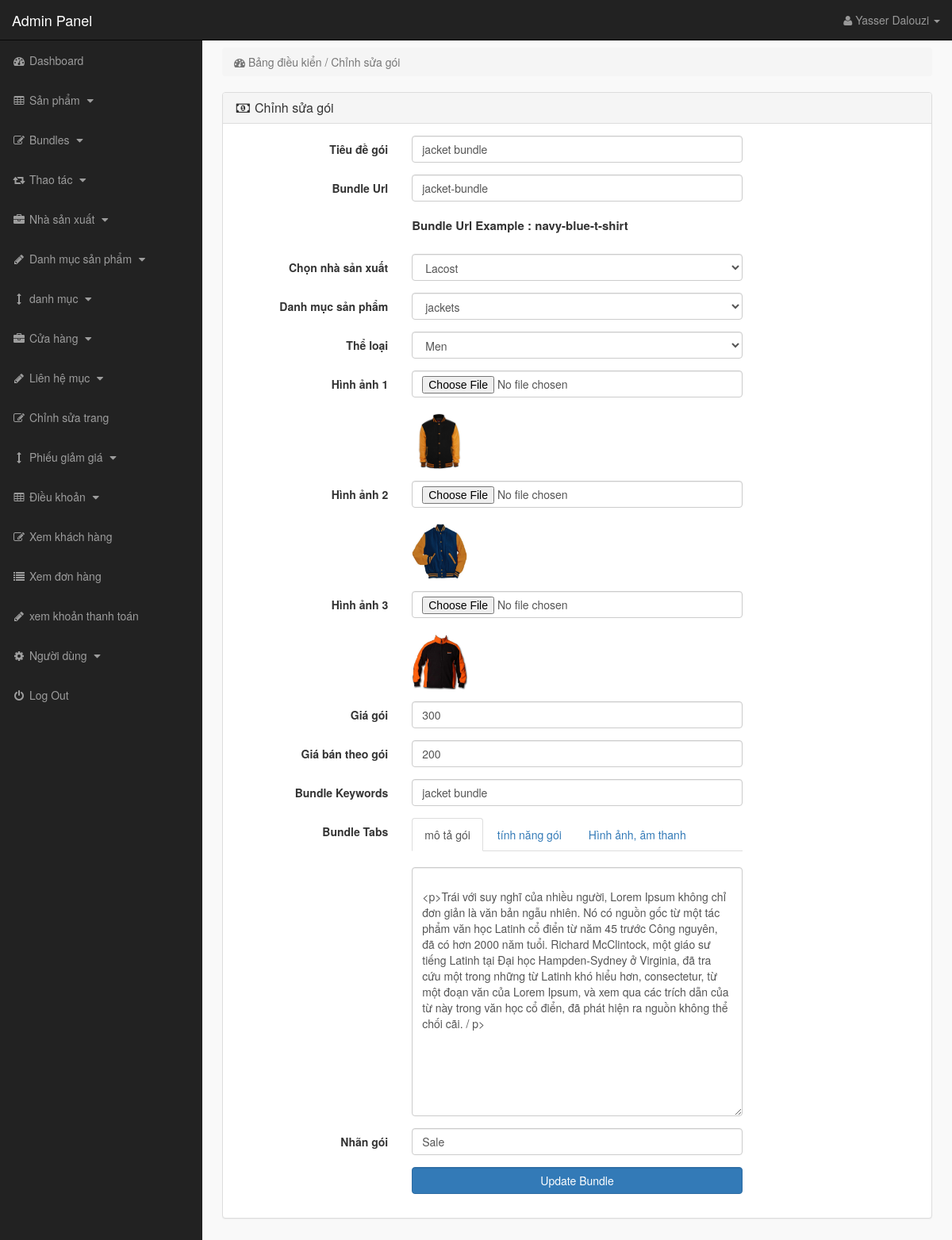
Page /admin_area/index.php?edit_bundle=11 (signed in) on the committed database.
### tables this page shows
CREATE TABLE `products` (
  `product_id` int(10) NOT NULL,
  `p_cat_id` int(10) NOT NULL,
  `cat_id` int(10) NOT NULL,
  `manufacturer_id` int(10) NOT NULL,
  `date` timestamp NOT NULL DEFAULT CURRENT_TIMESTAMP ON UPDATE CURRENT_TIMESTAMP,
  `product_title` text NOT NULL,
  `product_url` text NOT NULL,
  `product_img1` text NOT NULL,
  `product_img2` text NOT NULL,
  `product_img3` text NOT NULL,
  `product_price` int(10) NOT NULL,
  `product_psp_price` int(100) NOT NULL,
  `product_desc` text NOT NULL,
  `product_features` text NOT NULL,
  `product_video` text NOT NULL,
  `product_keywords` text NOT NULL,
  `product_label` text NOT NULL,
  `status` varchar(255) NOT NULL
);

CREATE TABLE `manufacturers` (
  `manufacturer_id` int(10) NOT NULL,
  `manufacturer_title` text NOT NULL,
  `manufacturer_top` text NOT NULL,
  `manufacturer_image` text NOT NULL
);

CREATE TABLE `product_categories` (
  `p_cat_id` int(10) NOT NULL,
  `p_cat_title` text NOT NULL,
  `p_cat_top` text NOT NULL,
  `p_cat_image` text NOT NULL
);

CREATE TABLE `categories` (
  `cat_id` int(10) NOT NULL,
  `cat_title` text NOT NULL,
  `cat_top` text NOT NULL,
  `cat_image` text NOT NULL
);

### admin_area/edit_bundle.php (the view, shortened to what this page needs)
<?php
if(!isset($_SESSION['admin_email'])){
echo "<script>window.open('login.php','_self')</script>";
}
else {
?>
<?php
if(isset($_GET['edit_bundle'])){
$edit_id = $_GET['edit_bundle'];
$get_p = "select * from products where product_id='$edit_id'";
$run_edit = mysqli_query($con,$get_p);
$row_edit = mysqli_fetch_array($run_edit);
$p_title = $row_edit['product_title'];
$p_cat = $row_edit['p_cat_id'];
$cat = $row_edit['cat_id'];
$m_id = $row_edit['manufacturer_id'];
$p_image1 = $row_edit['product_img1'];
$p_image2 = $row_edit['product_img2'];
$p_image3 = $row_edit['product_img3'];
$p_price = $row_edit['product_price'];
$p_desc = $row_edit['product_desc'];
$p_keywords = $row_edit['product_keywords'];
$psp_price = $row_edit['product_psp_price'];
$p_label = $row_edit['product_label'];
$p_url = $row_edit['product_url'];
}
$get_manufacturer = "select * from manufacturers where manufacturer_id='$m_id'";
$run_manufacturer = mysqli_query($con,$get_manufacturer);
$row_manfacturer = mysqli_fetch_array($run_manufacturer);
$manufacturer_id = $row_manfacturer['manufacturer_id'];
$manufacturer_title = $row_manfacturer['manufacturer_title'];
$get_p_cat = "select * from product_categories where p_cat_id='$p_cat'";
$run_p_cat = mysqli_query($con,$get_p_cat);
$row_p_cat = mysqli_fetch_array($run_p_cat);
$p_cat_title = $row_p_cat['p_cat_title'];
$get_cat = "select * from categories where cat_id='$cat'";
$run_cat = mysqli_query($con,$get_cat);
$row_cat = mysqli_fetch_array($run_cat);
$cat_title = $row_cat['cat_title'];
?>
<!DOCTYPE html>
<html>
<head>
</head>
<body>
<div class="row">
<div class="col-lg-12">
<ol class="breadcrumb">
<li class="active">
<i class="fa fa-dashboard"> </i> Bảng điều kiển / Chỉnh sửa gói
</li>
</ol>
</div>
</div>
<div class="row">
<div class="col-lg-12">
<div class="panel panel-default">
<div class="panel-heading">
<h3 class="panel-title">
<i class="fa fa-money fa-fw"></i> Chỉnh sửa gói
</h3>
</div>
<div class="panel-body">
<form class="form-horizontal" method="post" enctype="multipart/form-data">
<div class="form-group" >
<label class="col-md-3 control-label" > Tiêu đề gói </label>
<div class="col-md-6" >
<input type="text" name="product_title" class="form-control" required value="<?php echo $p_title; ?>">
</div>
</div>
<div class="form-group" >
<label class="col-md-3 control-label" > Bundle Url </label>
<div class="col-md-6" >
<input type="text" name="product_url" class="form-control" required value="<?php echo $p_url; ?>" >
<br>
<p style="font-size:15px; font-weight:bold;">
Bundle Url Example : navy-blue-t-shirt
</p>
</div>
</div>
<div class="form-group" >
<label class="col-md-3 control-label" > Chọn nhà sản xuất </label>
<div class="col-md-6" >
<select name="manufacturer" class="form-control">
<option value="<?php echo $manufacturer_id; ?>">
<?php echo $manufacturer_title; ?>
</option>
</select>
</div>
</div>
<div class="form-group" >
<label class="col-md-3 control-label" > Danh mục sản phẩm </label>
<div class="col-md-6" >
<select name="product_cat" class="form-control" >
<option value="<?php echo $p_cat; ?>" > <?php echo $p_cat_title; ?> </option>
</select>
</div>
</div>
<div class="form-group" >
<label class="col-md-3 control-label" > Thể loại </label>
<div class="col-md-6" >
<select name="cat" class="form-control" >
<option value="<?php echo $cat; ?>" > <?php echo $cat_title; ?> </option>
</select>
</div>
</div>
<div class="form-group" >
<label class="col-md-3 control-label" > Hình ảnh 1 </label>
<div class="col-md-6" >
<input type="file" name="product_img1" class="form-control" >
<br><img src="product_images/<?php echo $p_image1; ?>" width="70" height="70" >
</div>
</div>
<div class="form-group" >
<label class="col-md-3 control-label" > Hình ảnh 2 </label>
<div class="col-md-6" >
<input type="file" name="product_img2" class="form-control" >
<br><img src="product_images/<?php echo $p_image2; ?>" width="70" height="70" >
</div>
</div>
<div class="form-group" >
<label class="col-md-3 control-label" > Hình ảnh 3 </label>
<div class="col-md-6" >
<input type="file" name="product_img3" class="form-control" >
<br><img src="product_images/<?php echo $p_image3; ?>" width="70" height="70" >
</div>
</div>
<div class="form-group" >
<label class="col-md-3 control-label" > Giá gói </label>
<div class="col-md-6" >
<input type="text" name="product_price" class="form-control" required value="<?php echo $p_price; ?>" >
</div>
</div>
<div class="form-group" >
<label class="col-md-3 control-label" > Giá bán theo gói</label>
<div class="col-md-6" >
<input type="text" name="psp_price" class="form-control" required value="<?php echo $psp_price; ?>">
</div>
</div>
<div class="form-group" >
<label class="col-md-3 control-label" > Bundle Keywords </label>
<div class="col-md-6" >
<input type="text" name="product_keywords" class="form-control" required value="<?php echo $p_keywords; ?>" >
</div>
</div>
<div class="form-group" >
<label class="col-md-3 control-label" > Bundle Tabs </label>
<div class="col-md-6" >
<ul class="nav nav-tabs">
<li class="active">
<a data-toggle="tab" href="#description"> mô tả gói </a>
</li>
<li>
<a data-toggle="tab" href="#features"> tính năng gói </a>
</li>
<li>
<a data-toggle="tab" href="#video"> Hình ảnh, âm thanh </a>
</li>
</ul>
<div class="tab-content">
<div id="description" class="tab-pane fade in active">
<br>
<textarea name="product_desc" class="form-control" rows="15" id="product_desc">
<?php echo $p_desc; ?>
</textarea>
</div>
</div>
</div>
</div>
<div class="form-group" >
<label class="col-md-3 control-label" > Nhãn gói </label>
<div class="col-md-6" >
<input type="text" name="product_label" class="form-control" required value="<?php echo $p_label; ?>">
</div>
</div>
<div class="form-group" >
<label class="col-md-3 control-label" ></label>
<div class="col-md-6" >
<input type="submit" name="update" value="Update Bundle" class="btn btn-primary form-control" >
</div>
</div>
</form>
</div>
</div>
</div>
</div>
</body>
</html>
<?php } ?>

### admin_area/includes/sidebar.php (shortened to what this page needs)
<?php
if(!isset($_SESSION['admin_email'])){
echo "<script>window.open('login.php','_self')</script>";
}
else {
?>
<nav class="navbar navbar-inverse navbar-fixed-top" >
<div class="navbar-header" >
<a class="navbar-brand" href="index.php?dashboard" >Admin Panel</a>
</div>
<ul class="nav navbar-right top-nav" >
<li class="dropdown" >
<a href="#" class="dropdown-toggle" data-toggle="dropdown" >
<i class="fa fa-user" ></i>
<?php echo $admin_name; ?> <b class="caret" ></b>
</a>
</li>
</ul>
<div class="collapse navbar-collapse navbar-ex1-collapse">
<ul class="nav navbar-nav side-nav">
<li>
<a href="index.php?dashboard">
<i class="fa fa-fw fa-dashboard"></i> Dashboard
</a>
</li>
<li>
<a href="#" data-toggle="collapse" data-target="#products">
<i class="fa fa-fw fa-table"></i> Sản phẩm
<i class="fa fa-fw fa-caret-down"></i>
</a>
</li>
<li>
<a href="#" data-toggle="collapse" data-target="#bundles">
<i class="fa fa-fw fa-edit"></i> Bundles
<i class="fa fa-fw fa-caret-down"></i>
</a>
</li>
<li>
<a href="#" data-toggle="collapse" data-target="#relations">
<i class="fa fa-fw fa-retweet"></i> Thao tác
<i class="fa fa-fw fa-caret-down"></i>
</a>
</li>
<li>
<a href="#" data-toggle="collapse" data-target="#manufacturers">
<i class="fa fa-fw fa-briefcase"></i> Nhà sản xuất
<i class="fa fa-fw fa-caret-down"></i>
</a>
</li>
<li>
<a href="#" data-toggle="collapse" data-target="#p_cat">
<i class="fa fa-fw fa-pencil"></i> Danh mục sản phẩm
<i class="fa fa-fw fa-caret-down"></i>
</a>
</li>
<li>
<a href="#" data-toggle="collapse" data-target="#cat">
<i class="fa fa-fw fa-arrows-v"></i> danh mục
<i class="fa fa-fw fa-caret-down"></i>
</a>
</li>
<li>
<a href="#" data-toggle="collapse" data-target="#store">
<i class="fa fa-fw fa-briefcase"></i> Cửa hàng
<i class="fa fa-fw fa-caret-down"></i>
</a>
</li>
<li>
<a href="#" data-toggle="collapse" data-target="#contact_us">
<i class="fa fa-fw fa-pencil"> </i> Liên hệ mục
<i class="fa fa-fw fa-caret-down"></i>
</a>
</li>
<li>
<a href="index.php?edit_about_us">
<i class="fa fa-fw fa-edit"></i> Chỉnh sửa trang
</a>
</li>
<li>
<a href="#" data-toggle="collapse" data-target="#coupons">
<i class="fa fa-fw fa-arrows-v"></i> Phiếu giảm giá
<i class="fa fa-fw fa-caret-down"></i>
</a>
</li>
<li>
<a href="#" data-toggle="collapse" data-target="#terms" >
<i class="fa fa-fw fa-table"></i> Điều khoản
<i class="fa fa-fw fa-caret-down"></i>
</a>
</li>
<li>
<a href="index.php?view_customers">
<i class="fa fa-fw fa-edit"></i> Xem khách hàng
</a>
</li>
<li>
<a href="index.php?view_orders">
<i class="fa fa-fw fa-list"></i> Xem đơn hàng
</a>
</li>
<li>
<a href="index.php?view_payments">
<i class="fa fa-fw fa-pencil"></i> xem khoản thanh toán
</a>
</li>
<li>
<a href="#" data-toggle="collapse" data-target="#users">
<i class="fa fa-fw fa-gear"></i> Người dùng
<i class="fa fa-fw fa-caret-down"></i>
</a>
</li>
<li>
<a href="logout.php">
<i class="fa fa-fw fa-power-off"></i> Log Out
</a>
</li>
</ul>
</div>
</nav>
<?php } ?>

### admin_area/css/style.css (style rules this page uses)
body { margin-top:100px; }
@media (min-width: 768px) { body { margin-top:50px; } }
.top-nav { padding:0 15px; }
.top-nav>li { display:inline-block; float:left; }
.top-nav>li>a { padding-top:15px; padding-bottom:15px; line-height:20px; color:#999; }
@media (min-width: 768px) { .side-nav { position:fixed; top:51px; width:255px; border-radius:0; overflow-y:auto; background-color: #222; bottom:0; overflow-x:hidden; padding-bottom:40px; } }
@media (min-width: 768px) { .side-nav>li>a { width:255px; } }
.panel-body { border-radius:5px; }

### rows in the picture
products: product_title "jacket bundle", product_url "jacket-bundle", product_img1 (picture), product_img2 (picture), product_img3 (picture), product_price "300", psp_price "200", product_keywords "jacket bundle", product_desc "<p>Trái với suy nghĩ của nhiều người, Lorem Ipsum không chỉ đơn giản là văn bản ngẫu nhiên. Nó có nguồn gốc từ một tác phẩm văn học Latinh cổ điển từ năm 45 trước Công nguyên, đã có hơn 2000 năm tuổi. Richard McClintock, một giáo sư tiếng Latinh tại Đại học Hampden-Sydney ở Virginia, đã tra cứu một trong những từ Latinh khó hiểu hơn, consectetur, từ một đoạn văn của Lorem Ipsum, và xem qua các trích dẫn của từ này trong văn học cổ điển, đã phát hiện ra nguồn không thể chối cãi. / p>", product_label "Sale"
manufacturers: manufacturer "Lacost"
product_categories: product_cat "jackets"
categories: cat "Men"

### other values in the picture
$admin_name "Yasser Dalouzi"
